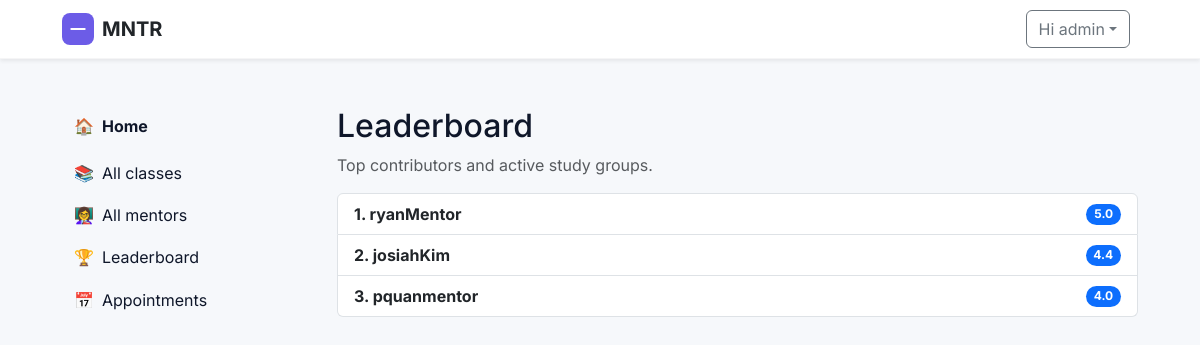
Page /leaderboard/ (signed in) on the committed database.
### accounts/models.py (models this page shows, shortened)
class Mentor(models.Model):
    user = models.OneToOneField(User, on_delete=models.CASCADE, related_name='mentor_profile')
    bio = models.TextField(blank=True)
    subjects = models.CharField(max_length=300, blank=True)
    class_codes = models.CharField(max_length=300, blank=True, default="")
    approved = models.BooleanField(default=False)
    rating = models.DecimalField(max_digits=3, decimal_places=2, null=True, blank=True)
    avatar = models.ImageField(upload_to='mentor_avatars/', null=True, blank=True)
    created_at = models.DateTimeField(auto_now_add=True)

### accounts/views.py (the view)
# urls.py: path('leaderboard/', views.leaderboard, name='leaderboard'),
def leaderboard(request):
    leaders = (
        Mentor.objects.filter(approved=True)
        .annotate(effective_rating=Coalesce('rating', Value(0, output_field=DecimalField()), output_field=DecimalField()))
        .annotate(capped_rating=Least(Value(5, output_field=DecimalField()), F('effective_rating'), output_field=DecimalField()))
        .select_related('user')
        .order_by('-capped_rating')[:10]
    )
    return render(request, 'leaderboard.html', {'leaders': leaders})

### templates/leaderboard.html
{% extends 'base.html' %}
{% block content %}
  <div class="mt-4">
    <h2>Leaderboard</h2>
    <p class="text-muted">Top contributors and active study groups.</p>
    <ul class="list-group mt-3">
      {% for mentor in leaders %}
        <li class="list-group-item d-flex justify-content-between align-items-center">
          <div><strong>{{ forloop.counter }}. {{ mentor.user.username }}</strong></div>
          <span class="badge bg-primary rounded-pill">{{ mentor.capped_rating|floatformat:1 }}</span>
        </li>
      {% endfor %}
    </ul>
  </div>
{% endblock %}

### templates/base.html (shortened to what this page needs)
<!doctype html>
<html lang="en">
  <head>
    <link href="https://cdn.jsdelivr.net/npm/bootstrap@5.3.2/dist/css/bootstrap.min.css" rel="stylesheet">
    {% load static %}
    <link rel="stylesheet" href="{% static 'style.css' %}">
  </head>
  <body>
    <nav class="navbar navbar-expand-lg navbar-light bg-white shadow-sm">
      <div class="container">
        <a class="navbar-brand d-flex align-items-center gap-2" href="/">
          <svg width="32" height="32" viewBox="0 0 24 24" fill="none" xmlns="http://www.w3.org/2000/svg" aria-hidden="true">
            <rect width="24" height="24" rx="6" fill="#6C5CE7" />
            <path d="M7 12h10" stroke="white" stroke-width="1.5" stroke-linecap="round" stroke-linejoin="round" />
          </svg>
          <span class="fw-bold text-dark">MNTR</span>
        </a>
        <div class="collapse navbar-collapse" id="mainNav">
          <ul class="navbar-nav ms-auto align-items-center">
            {% if user.is_authenticated %}
              <li class="nav-item dropdown">
                <button class="btn btn-outline-secondary dropdown-toggle me-2" id="userMenuButton" data-bs-toggle="dropdown" aria-expanded="false">Hi {{ user.username }}</button>
              </li>
            {% else %}
              <li class="nav-item"><a class="nav-link" href="{% url 'login' %}">Login</a></li>
              <li class="nav-item ms-2"><a class="btn btn-primary" href="{% url 'register' %}">Get started</a></li>
            {% endif %}
          </ul>
        </div>
      </div>
    </nav>
    <div class="container mt-4">
      <div class="row">
        <aside class="col-md-3 d-none d-md-block">
          <nav class="sidebar sticky-top pt-4">
            <ul class="nav flex-column">
              <li class="nav-item mb-2">
                <a class="nav-link fw-bold d-flex align-items-center gap-2" href="{% url 'home' %}"><span class="sidebar-icon">🏠</span><span class="sidebar-text">Home</span></a>
              </li>
              <li class="nav-item mb-1">
                <a class="nav-link d-flex align-items-center gap-2" href="{% url 'top_classes' %}"><span class="sidebar-icon">📚</span><span class="sidebar-text">All classes</span></a>
              </li>
              <li class="nav-item mb-1"><a class="nav-link d-flex align-items-center gap-2" href="{% url 'top_mentors' %}"><span class="sidebar-icon">👩‍🏫</span><span class="sidebar-text">All mentors</span></a></li>
              <li class="nav-item mb-1"><a class="nav-link d-flex align-items-center gap-2" href="{% url 'leaderboard' %}"><span class="sidebar-icon">🏆</span><span class="sidebar-text">Leaderboard</span></a></li>
              <li class="nav-item mb-1"><a class="nav-link d-flex align-items-center gap-2" href="{% url 'appointments' %}"><span class="sidebar-icon">📅</span><span class="sidebar-text">Appointments</span></a></li>
            </ul>
          </nav>
        </aside>
        <main class="col-md-9">
      {% block content %}{% endblock %}
        </main>
      </div>
    </div>
  </body>
</html>

### static/style.css (style rules this page uses)
:root { --color-bg: #f6f8fb; --color-surface: #ffffff; --color-muted: #6b7280; --color-primary: #4F46E5; --color-primary-700: #3730A3; --color-accent: #06B6D4; --color-success: #10B981; --color-danger: #ef4444; --color-focus: rgba(79,70,229,0.18); --radius-lg: 12px; --shadow-sm: 0 8px 28px rgba(15,23,42,0.06); --container-width: 1100px; }
body { font-family: Inter, system-ui, -apple-system, "Segoe UI", Roboto, "Helvetica Neue", Arial; color: #0f172a; background: var(--color-bg); }
.container { max-width: var(--container-width); }
.navbar-brand svg { display: inline-block; }
.navbar { background: var(--color-surface); border-bottom: 1px solid rgba(15,23,42,0.04); }
a { color: var(--color-primary); }
.sidebar { padding: 0.5rem 0.75rem; background: transparent; }
.sidebar .nav-link { color: #0f172a; padding: .45rem 0; }

### rows in the picture
Mentor: user.username "ryanMentor", capped_rating "5.0"
Mentor: user.username "josiahKim", capped_rating "4.4"
Mentor: user.username "pquanmentor", capped_rating "4.0"

### other values in the picture
{{ user.username }} "admin"
